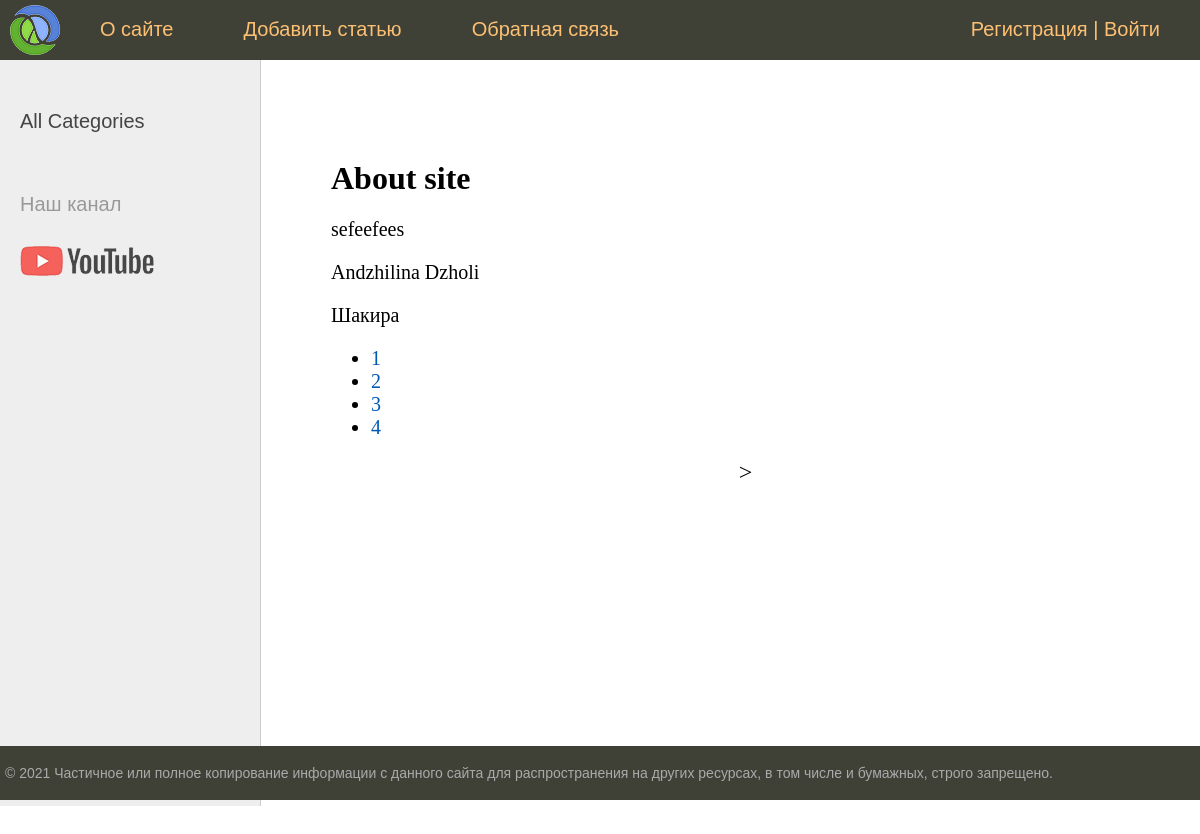
Page /about/ on the earlier database version.
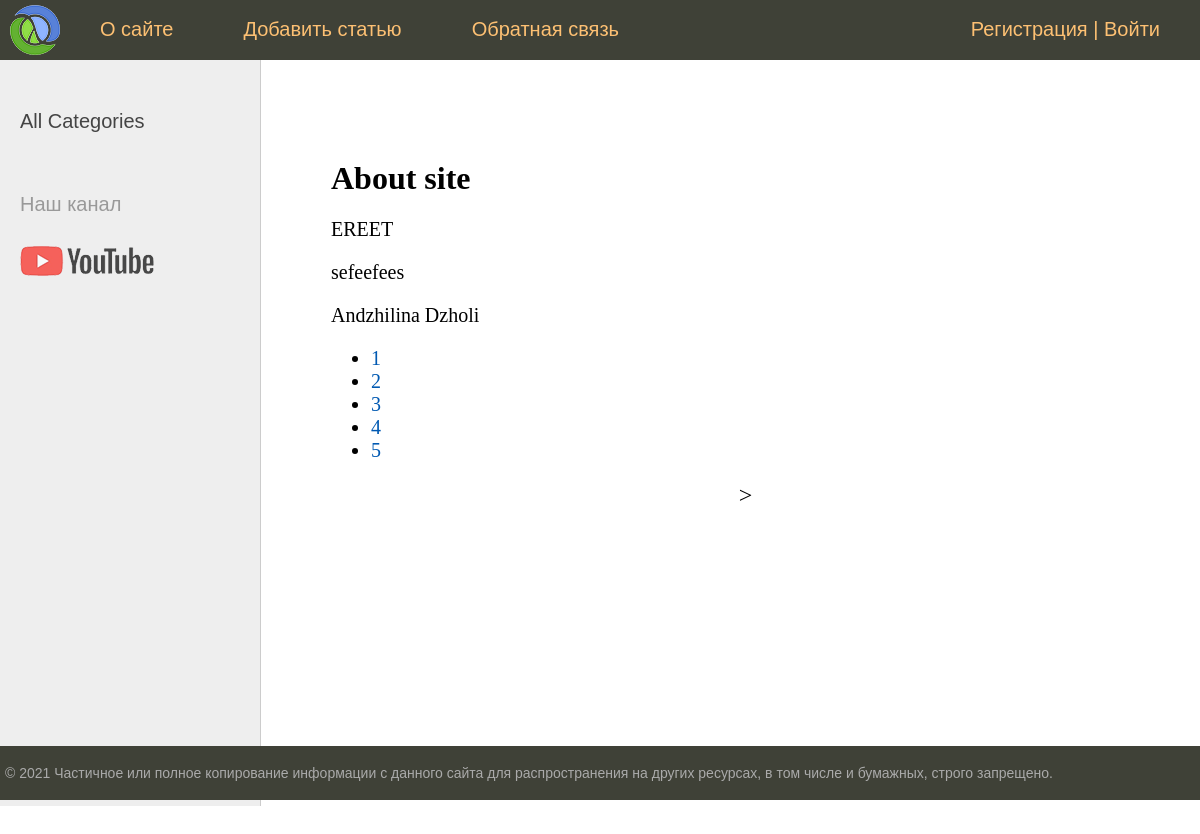
Same page on the later database version.
### women/models.py (models this page shows, shortened)
class Women(models.Model):
    title = models.CharField(max_length=255, verbose_name='Заголовок') # 'vervose_name' is alternative name for admin panel
    slug = models.SlugField(max_length=255, unique=True, db_index=True, verbose_name='URL')
    content = models.TextField(blank=True)
    photo = models.ImageField(upload_to='photos/%Y/%m/%d/')
    time_create = models.DateTimeField(auto_now_add=True)
    time_update = models.DateTimeField(auto_now=True)
    is_published = models.BooleanField(default=True)
    cat = models.ForeignKey('Category', on_delete=models.PROTECT)  # If add - related_name='get_posts', then we can use not "c.women_set.all()" but "c.get_posts.all()"
    def __str__(self):
        return self.title
    class Meta:
        verbose_name = 'Famous Women' # Add to end of name symbol 's'
        verbose_name_plural = 'Famous women' # So as not be symbol 's'
        ordering = ['-time_create', 'title'] # Sorting (and in the admin panel and on the site)

### women/views.py (the view)
# urls.py: path('about/', about, name='about'),
def about(request):
    contact_list = Women.objects.all()
    paginator = Paginator(contact_list, 3)
    page_number = request.GET.get('page')
    page_obj = paginator.get_page(page_number)
    return render(request, 'women/about.html', {'page_obj': page_obj, 'menu': menu, 'title': 'About site'})

### women/models.py (called while the page is built)
    def get_absolute_url(self):
        return reverse('category', kwargs={'cat_slug': self.slug}) # pk is internal attribute of Model. It's 'primary key'

### women/templatetags/women_tags.py (called while the page is built)
@register.inclusion_tag('women/list_categories.html')
def show_categories(sort=None, cat_selected=0):
    if not sort:
        cats = Category.object.all()
    else:
        cats = Category.objects.order_by(sort)
    return {'cats': cats, 'cat_selected': cat_selected}

### women/templates/women/about.html
{% extends 'women/base.html' %}
{% block content %}
<h1>{{title}}</h1>
{% for contact in page_obj %}
<p>{{ contact }}</p>
{% endfor %}
<nav>
    <ul>
        {% for p in page_obj.paginator.page_range %}
        <li>
            <a href="?page={{ p }}">{{ p }}</a>
        </li>
        {% endfor %}
    </ul>
</nav>
{% endblock %}

Differences in the rows shown:
no longer on this page (row unchanged): Women: title "Шакира"
added Women: title "EREET"
Other differences:
new list line: "5"
